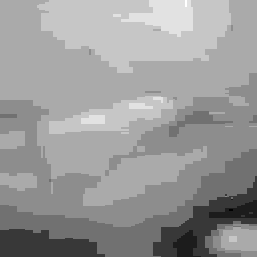
#> input picture dataset/1/Users_black5_unkown_2016-08-03_05%3A42%3A18.000000_1/0_2.png, 257 x 257 px, found by its file name
$ jupyter execute --allow-errors playground.ipynb   (shell and % lines are left out)   (older library calls are emulated)
#> lines starting #> are read from the running program, lines starting #| are printed output that depends on the picture
[cell 1]
import os, sys, ast
from PIL import Image, ImageDraw, ImageFont
import numpy as np
from os import environ

[cell 2]
# load image
path = "/media/Gui2/thermix/suenos_dorados_3_frames_no_movement/14_tim/3/Users_golden5s_unkown_2016-06-25_10%3A14%3A07.000000_1/0_2.png"
image = Image.open(path)
#> image is the input picture: PIL image 257x257 RGB; min 11, max 20, mean 16.41
image

[cell 3]
image = image.resize((600, 600), Image.ANTIALIAS)
#> image: PIL image 600x600 RGB

s = 0.5*100
width = 1.5*s
max_width = 1.5*100

draw = ImageDraw.Draw(image)
label = "lying"

#draw label name
fontPath = "./SF-UI-Text-Medium.otf"
fontSize = 40
font  =  ImageFont.truetype ( fontPath, fontSize )
x = 20
y = 10
draw.text((x-1, y-1), text=label, font=font, fill="rgb(0,0,0)")
draw.text((x+1, y-1), text=label, font=font, fill="rgb(0,0,0)")
draw.text((x-1, y+1), text=label, font=font, fill="rgb(0,0,0)")
draw.text((x+1, y+1), text=label, font=font, fill="rgb(0,0,0)")
draw.text((x,y), text=label, fill="rgb(255,255,255)", font=font)

#draw score label
#color_fill = ("rgb(0,200,0)" if score > 50 else "rgb(200,0,0)")d
color_fill = "rgb(0,200,0)"
draw.rectangle([(20,60),(max_width,75)], fill=None, outline=color_fill)
draw.rectangle([(20,60),(width,75)], fill=color_fill, outline=color_fill)
del draw
image
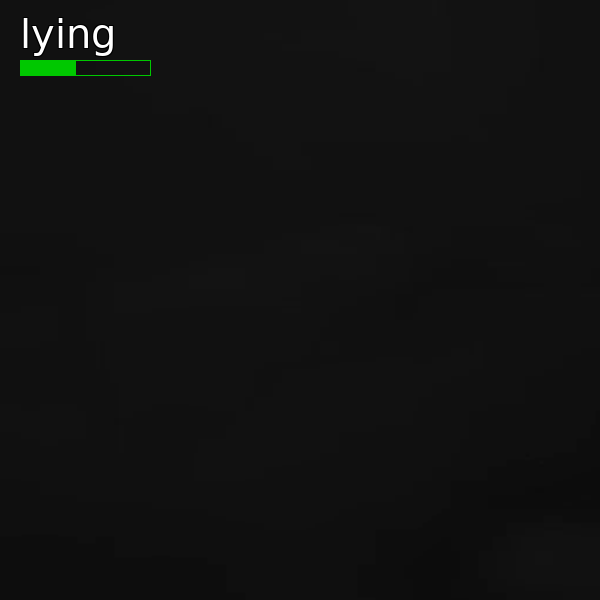
#> Out: PIL image 600x600 RGB; mean R, G, B 16.9, 17.5, 16.9

[cell 4]
from operator import itemgetter
from datetime import datetime, timedelta

# name_of_video = "Users_thermaldata_unkown_2016-06-20_18%3A46%3A22.000000_2"
name_of_video = os.path.basename(os.path.dirname(path))

# str_date_of_video = 2016-06-20T18%3A46%3A22
str_date_of_video = "T".join(os.path.splitext(name_of_video)[0].split("_")[-2:])

# date_of_video = datetime(2016-06-20 18:46:22)
date_of_video = datetime.strptime(str_date_of_video,"%Y-%m-%dT%H%%3A%M%%3A%S")

#convert to argentinian date
date_of_video -= timedelta(hours=3)

font = ImageFont.truetype("SF-UI-Text-Medium.otf", 30)
draw = ImageDraw.Draw(image)
draw.text((x, image.size[0]* 3/4),date_of_video.strftime("%Y-%m-%d %H:%M")+"\n\n100",(255,255,255),font=font)

del draw
image
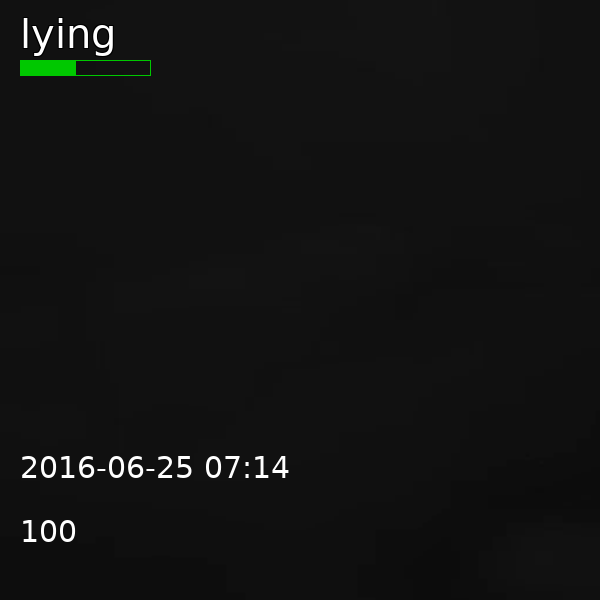
#> Out: PIL image 600x600 RGB; mean R, G, B 18.3, 18.9, 18.3

[cell 5]
for i in range(0,80):
    image.save("/media/Gui2/thermix/ARTraining/example_vid/%d.png"%i)

[cell 6]
import requests, os, sys, getopt, ast, PIL, av, numpy
from PIL import Image, ImageFont, ImageDraw
from operator import itemgetter
from datetime import datetime, timedelta
from os import listdir
from os.path import isfile, join

#> (a cell that did not finish here is left out)

[cell 8]
def draw_classification_on_image(path, output_path, score, label, stretch_image=False, add_date=True):
    # open image
#> called with output_path = 'example.png', score = 0.5, label = 'standing', stretch_image = False, add_date = True
    image = Image.open(path)

    if image.mode != "RGB":
        image=image.convert("RGB")


    # First of all, we stretch the image if needed
    if stretch_image:
        image = np.asarray(image)

        r = image[:,:,0]
        eq_1 = hist_stretching(r)  #eq_1,_,_,_ = histeq(r)
        image = Image.fromarray(eq_1, 'L')

    # Once stretched, resize it to make it more 'uploadable'
    image = image.resize((600, 600), Image.ANTIALIAS)

    # Once the image was sized up, now we write on top of it. First the date (if needed)
    if add_date:
        # name_of_video = "Users_thermaldata_unkown_2016-06-20_18%3A46%3A22.000000_2"
        name_of_video = os.path.basename(os.path.dirname(path))

        # str_date_of_video = 2016-06-20T18%3A46%3A22
        str_date_of_video = "T".join(os.path.splitext(name_of_video)[0].split("_")[-2:])

        # date_of_video = datetime(2016-06-20 18:46:22)
        date_of_video = datetime.strptime(str_date_of_video,"%Y-%m-%dT%H%%3A%M%%3A%S")

        #convert to argentinian date
        date_of_video -= timedelta(hours=3)

        font = ImageFont.truetype("SF-UI-Text-Medium.otf", 30)
        draw = ImageDraw.Draw(image)
        draw.text((20, image.size[0]* 3/4),date_of_video.strftime("%Y-%m-%d %H:%M"),(255,255,255),font=font)

        del draw

    # Now the frame's label
    draw = ImageDraw.Draw(image)

    # values for green box
    s = score*100
    width = 1.5*s
    max_width = 1.5*100

    # draw label name
    fontPath = "./SF-UI-Text-Medium.otf"
    fontSize = 40
    font  =  ImageFont.truetype ( fontPath, fontSize )
    x = 19
    y = 10

    '''
    # borde fino
    draw.text((x-1, y), text, font=font, fill="rgb(0,0,0)")
    draw.text((x+1, y), text, font=font, fill="rgb(0,0,0)")
    draw.text((x, y-1), text, font=font, fill="rgb(0,0,0)")
    draw.text((x, y+1), text, font=font, fill="rgb(0,0,0)")
    '''

    # borde grueso
    draw.text((x-1, y-1), text=label, font=font, fill="rgb(0,0,0)")
    draw.text((x+1, y-1), text=label, font=font, fill="rgb(0,0,0)")
    draw.text((x-1, y+1), text=label, font=font, fill="rgb(0,0,0)")
    draw.text((x+1, y+1), text=label, font=font, fill="rgb(0,0,0)")

    # draw label on image
    draw.text((x,y), text=label, fill="rgb(255,255,255)", font=font)

    #draw score label
    color_fill = "rgb(0,200,0)"
    draw.rectangle([(20,65),(20+max_width,70)], fill=None, outline=color_fill)
    draw.rectangle([(20,65),(20+width,70)], fill=color_fill, outline=color_fill)
    del draw

    # Save image to output_path
    image.save(output_path, format='PNG', quality=100)
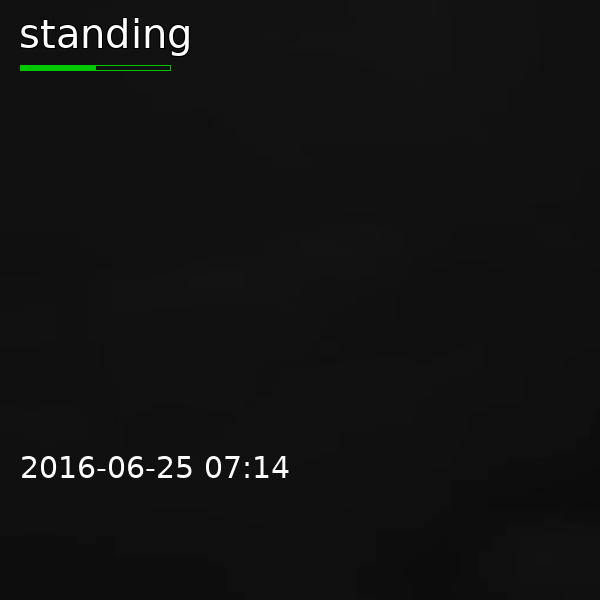
#> saved as example.png: PIL image 600x600 RGB; mean R, G, B 18.5, 18.8, 18.5
